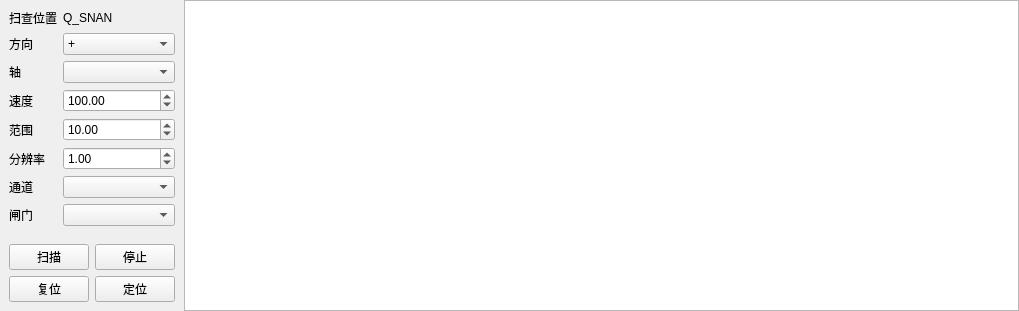
<?xml version="1.0" encoding="UTF-8"?>
<ui version="4.0">
 <class>LocalScan</class>
 <widget class="QWidget" name="LocalScan">
  <property name="geometry">
   <rect>
    <x>0</x>
    <y>0</y>
    <width>1019</width>
    <height>285</height>
   </rect>
  </property>
  <property name="windowTitle">
   <string>局部扫描</string>
  </property>
  <layout class="QGridLayout" name="gridLayout" columnstretch="0,1">
   <property name="leftMargin">
    <number>0</number>
   </property>
   <property name="topMargin">
    <number>0</number>
   </property>
   <property name="rightMargin">
    <number>0</number>
   </property>
   <property name="bottomMargin">
    <number>0</number>
   </property>
   <property name="spacing">
    <number>0</number>
   </property>
   <item row="0" column="0">
    <layout class="QVBoxLayout" name="verticalLayout">
     <property name="spacing">
      <number>0</number>
     </property>
     <item>
      <widget class="QWidget" name="options" native="true">
       <property name="maximumSize">
        <size>
         <width>16777215</width>
         <height>16777215</height>
        </size>
       </property>
       <layout class="QFormLayout" name="formLayout">
        <item row="1" column="0">
         <widget class="QLabel" name="directionTitle">
          <property name="text">
           <string>方向</string>
          </property>
         </widget>
        </item>
        <item row="1" column="1">
         <widget class="QComboBox" name="direction">
          <item>
           <property name="text">
            <string>+</string>
           </property>
          </item>
          <item>
           <property name="text">
            <string>-</string>
           </property>
          </item>
          <item>
           <property name="text">
            <string>+/-</string>
           </property>
          </item>
         </widget>
        </item>
        <item row="2" column="0">
         <widget class="QLabel" name="axisTitle">
          <property name="text">
           <string>轴</string>
          </property>
         </widget>
        </item>
        <item row="2" column="1">
         <widget class="QComboBox" name="axis"/>
        </item>
        <item row="3" column="0">
         <widget class="QLabel" name="speedTitle">
          <property name="text">
           <string>速度</string>
          </property>
         </widget>
        </item>
        <item row="3" column="1">
         <widget class="QDoubleSpinBox" name="speed">
          <property name="minimum">
           <double>0.010000000000000</double>
          </property>
          <property name="maximum">
           <double>99999.000000000000000</double>
          </property>
          <property name="value">
           <double>100.000000000000000</double>
          </property>
         </widget>
        </item>
        <item row="4" column="0">
         <widget class="QLabel" name="rangeTitle">
          <property name="text">
           <string>范围</string>
          </property>
         </widget>
        </item>
        <item row="4" column="1">
         <widget class="QDoubleSpinBox" name="range">
          <property name="minimum">
           <double>0.010000000000000</double>
          </property>
          <property name="maximum">
           <double>99999.000000000000000</double>
          </property>
          <property name="value">
           <double>10.000000000000000</double>
          </property>
         </widget>
        </item>
        <item row="5" column="0">
         <widget class="QLabel" name="resolutionTitle">
          <property name="text">
           <string>分辨率</string>
          </property>
         </widget>
        </item>
        <item row="5" column="1">
         <widget class="QDoubleSpinBox" name="resolution">
          <property name="minimum">
           <double>0.010000000000000</double>
          </property>
          <property name="maximum">
           <double>99999.000000000000000</double>
          </property>
          <property name="value">
           <double>1.000000000000000</double>
          </property>
         </widget>
        </item>
        <item row="6" column="0">
         <widget class="QLabel" name="channelTltle">
          <property name="text">
           <string>通道</string>
          </property>
         </widget>
        </item>
        <item row="6" column="1">
         <widget class="QComboBox" name="channel"/>
        </item>
        <item row="7" column="0">
         <widget class="QLabel" name="gateTitle">
          <property name="text">
           <string>闸门</string>
          </property>
         </widget>
        </item>
        <item row="7" column="1">
         <widget class="QComboBox" name="gate"/>
        </item>
        <item row="0" column="1">
         <widget class="QLabel" name="origin">
          <property name="text">
           <string>Q_SNAN</string>
          </property>
         </widget>
        </item>
        <item row="0" column="0">
         <widget class="QLabel" name="originTitle">
          <property name="text">
           <string>扫查位置</string>
          </property>
         </widget>
        </item>
       </layout>
      </widget>
     </item>
     <item>
      <widget class="QWidget" name="widget" native="true">
       <layout class="QFormLayout" name="formLayout_2">
        <item row="0" column="0">
         <widget class="QPushButton" name="scan">
          <property name="sizePolicy">
           <sizepolicy hsizetype="Preferred" vsizetype="Fixed">
            <horstretch>0</horstretch>
            <verstretch>0</verstretch>
           </sizepolicy>
          </property>
          <property name="text">
           <string>扫描</string>
          </property>
         </widget>
        </item>
        <item row="0" column="1">
         <widget class="QPushButton" name="stop">
          <property name="sizePolicy">
           <sizepolicy hsizetype="Preferred" vsizetype="Fixed">
            <horstretch>0</horstretch>
            <verstretch>0</verstretch>
           </sizepolicy>
          </property>
          <property name="text">
           <string>停止</string>
          </property>
         </widget>
        </item>
        <item row="1" column="0">
         <widget class="QPushButton" name="reset">
          <property name="sizePolicy">
           <sizepolicy hsizetype="Preferred" vsizetype="Fixed">
            <horstretch>0</horstretch>
            <verstretch>0</verstretch>
           </sizepolicy>
          </property>
          <property name="text">
           <string>复位</string>
          </property>
         </widget>
        </item>
        <item row="1" column="1">
         <widget class="QPushButton" name="moveTo">
          <property name="sizePolicy">
           <sizepolicy hsizetype="Preferred" vsizetype="Fixed">
            <horstretch>0</horstretch>
            <verstretch>0</verstretch>
           </sizepolicy>
          </property>
          <property name="text">
           <string>定位</string>
          </property>
         </widget>
        </item>
       </layout>
      </widget>
     </item>
    </layout>
   </item>
   <item row="0" column="1">
    <widget class="BScanChart" name="feature"/>
   </item>
  </layout>
 </widget>
 <customwidgets>
  <customwidget>
   <class>BScanChart</class>
   <extends>QGraphicsView</extends>
   <header>Plot/BScanChart.h</header>
  </customwidget>
 </customwidgets>
 <resources/>
 <connections/>
</ui>
